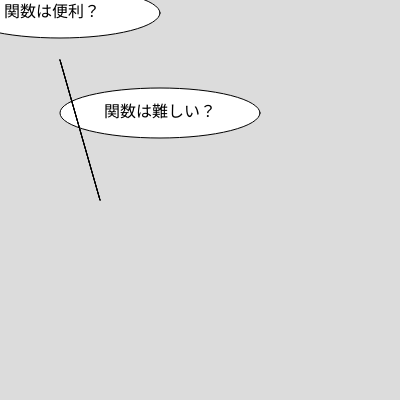
Frame 1 (no input)
Frame 60 (no input): identical to frame 1, image omitted
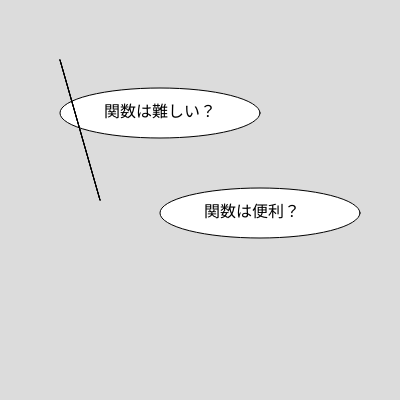
Frame 120 (the mouse pressed at the canvas centre since frame 60)

The p5.js sketch that drew these frames (run headless with seeded random() and noise() and a simulated clock; from frame 60 on, the mouse is pressed at the canvas centre):

// p5.js sketch
// ── sketch.js
// 吹き出し
function setup() {
  createCanvas(400, 400);
  textSize(16);
}

function draw() {
  background(220);
  balloon("関数は難しい？", 100, 100);
  balloon("関数は便利？", mouseX, mouseY);
}

function balloon(t, x, y) {
  const w = textWidth(t); // テキストの幅
  const h = textAscent() + textDescent(); // テキストの高さ
  const p = 4; // 余白の大きさ (padding)

  push();

  // BLANK[1] 吹き出しの背景を先に描く
  fill(255);
  ellipse(x + 60, y + h / 2 + p, 200, 50);

  // BLANK[2] 吹き出しの三角形を描く
  triangle(60, 60 , 100,200);
  // 吹き出しのテキストを次に描く
  textAlign(LEFT, CENTER);
  fill(0);
  text(t, x + p, y + h / 2 + p);

  pop();
}
